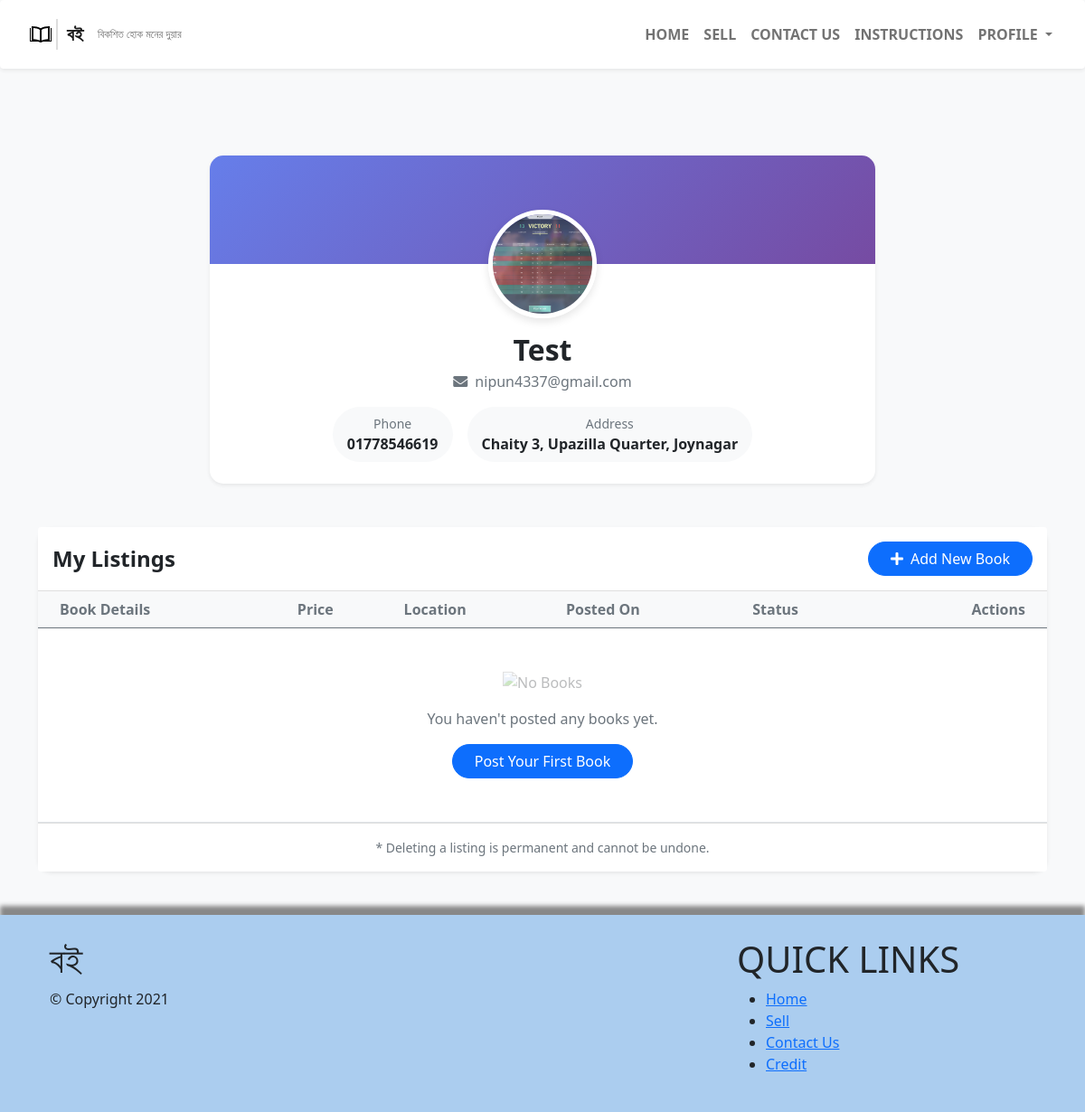
Screenshot of /profile (signed in) with the database file from the repository.
### tables this page shows
CREATE TABLE `user` (
  `user_id` int(255) NOT NULL,
  `name` text NOT NULL,
  `email` text NOT NULL,
  `phone` text NOT NULL,
  `address` text NOT NULL,
  `password` text NOT NULL,
  `hash` varchar(100) NOT NULL,
  `image` text NOT NULL,
  `status` int(11) NOT NULL,
  `created_date` datetime NOT NULL,
  `updated_date` datetime NOT NULL,
  `active_status` varchar(255) DEFAULT NULL,
  `active_status_date` timestamp NULL DEFAULT current_timestamp() ON UPDATE current_timestamp()
);

### profile.php (the view, shortened to what this page needs)
<?php
include "includes/config/dbconfig.php";
$email = $_SESSION["username"];
$user_id = $_SESSION["user_id"];
$stmt_user = mysqli_prepare($link, "SELECT * FROM user WHERE email=? AND status=1");
mysqli_stmt_bind_param($stmt_user, "s", $email);
mysqli_stmt_execute($stmt_user);
$result_user = mysqli_stmt_get_result($stmt_user);
$user_data = mysqli_fetch_assoc($result_user);
$stmt_books = mysqli_prepare($connection, "SELECT * FROM books WHERE owner_id=? ORDER BY created_date DESC");
mysqli_stmt_bind_param($stmt_books, "i", $user_id);
mysqli_stmt_execute($stmt_books);
$query_run1 = mysqli_stmt_get_result($stmt_books);
?>
<!DOCTYPE html>
<html lang="en">
<head>
    <link href="https://cdn.jsdelivr.net/npm/bootstrap@5.0.0-beta2/dist/css/bootstrap.min.css" rel="stylesheet">
    <link rel="stylesheet" href="assets/css/style.css">
    <link rel="stylesheet" href="https://cdnjs.cloudflare.com/ajax/libs/font-awesome/5.15.3/css/all.min.css">
</head>
<body>
    <?php include "includes/components/nav.php"; ?>
    <div class="container py-5">
        <div class="row justify-content-center mb-5">
            <div class="col-lg-8">
                <div class="card profile-card shadow-sm">
                    <div class="card-body p-4 pt-0">
                        <div class="profile-img-container mb-3">
                            <img src="<?php echo htmlspecialchars($user_data["image"] ?: 'assets/images/default-user.png'); ?>" class="profile-img" alt="Profile Image">
                        </div>
                        <div class="text-center">
                            <h2 class="fw-bold mb-1"><?php echo htmlspecialchars($user_data["name"]); ?></h2>
                            <p class="text-muted mb-3"><i class="fas fa-envelope me-2"></i><?php echo htmlspecialchars($user_data["email"]); ?></p>
                            <div class="row g-3 justify-content-center">
                                <div class="col-auto">
                                    <div class="bg-light p-2 px-3 rounded-pill">
                                        <small class="text-muted d-block">Phone</small>
                                        <span class="fw-bold"><?php echo htmlspecialchars($user_data["phone"] ?: 'Not Set'); ?></span>
                                    </div>
                                </div>
                                <div class="col-auto">
                                    <div class="bg-light p-2 px-3 rounded-pill">
                                        <small class="text-muted d-block">Address</small>
                                        <span class="fw-bold"><?php echo htmlspecialchars($user_data["address"] ?: 'Not Set'); ?></span>
                                    </div>
                                </div>
                            </div>
                        </div>
                    </div>
                </div>
            </div>
        </div>
        <div class="row">
            <div class="col-12">
                <div class="card table-card">
                    <div class="card-header bg-white py-3 d-flex justify-content-between align-items-center">
                        <h4 class="mb-0 fw-bold text-dark">My Listings</h4>
                        <a href="sell" class="btn btn-primary rounded-pill px-4">
                            <i class="fas fa-plus me-2"></i>Add New Book
                        </a>
                    </div>
                    <div class="card-body p-0">
                        <div class="table-responsive">
                            <table class="table table-hover align-middle mb-0">
                                <thead class="bg-light text-muted">
                                    <tr>
                                        <th class="ps-4">Book Details</th>
                                        <th>Price</th>
                                        <th>Location</th>
                                        <th>Posted On</th>
                                        <th>Status</th>
                                        <th class="text-end pe-4">Actions</th>
                                    </tr>
                                </thead>
                                <tbody>
                                    <?php if (mysqli_num_rows($query_run1) > 0): ?>
                                        <?php while ($row = mysqli_fetch_assoc($query_run1)): ?>
                                            <tr>
                                                <td class="ps-4">
                                                    <div class="d-flex align-items-center">
                                                        <div class="ms-0">
                                                            <div class="fw-bold text-dark">
                                                                <a href="book?book=<?php echo urlencode($row["book_id"]); ?>" class="text-decoration-none text-dark">
                                                                    <?php echo htmlspecialchars($row["name"]); ?>
                                                                </a>
                                                            </div>
                                                            <div class="small text-muted"><?php echo htmlspecialchars($row["author"]); ?></div>
                                                        </div>
                                                    </div>
                                                </td>
                                                <td><span class="fw-bold text-success">TK. <?php echo htmlspecialchars($row["price"]); ?></span></td>
                                                <td><?php echo htmlspecialchars($row["location"]); ?></td>
                                                <td><small class="text-muted"><?php echo date("M j, Y", strtotime($row["created_date"])); ?></small></td>
                                                <td>
                                                    <?php if($row['status'] == 1): ?>
                                                        <span class="badge bg-success-soft text-success px-3 rounded-pill">Active</span>
                                                    <?php else: ?>
                                                        <span class="badge bg-warning-soft text-warning px-3 rounded-pill">Pending</span>
                                                    <?php endif; ?>
                                                </td>
                                                <td class="text-end pe-4">
                                                    <div class="d-flex justify-content-end gap-2">
                                                        <form action="book_edit" method="post" class="d-inline">
                                                            <input type="hidden" name="edit_id_book" value="<?php echo $row["book_id"]; ?>">
                                                            <button type="submit" name="edit_btn_book" class="btn btn-outline-success btn-action" title="Edit">
                                                                <i class="fas fa-edit"></i>
                                                            </button>
                                                        </form>
                                                        <form action="actions/books/process_book.php" method="post" class="d-inline" onsubmit="return confirm('Are you sure you want to delete this listing?');">
                                                            <input type="hidden" name="delete_book" value="<?php echo $row["book_id"]; ?>">
                                                            <button type="submit" name="delete_btn" class="btn btn-outline-danger btn-action" title="Delete">
                                                                <i class="fas fa-trash"></i>
                                                            </button>
                                                        </form>
                                                    </div>
                                                </td>
                                            </tr>
                                        <?php endwhile; ?>
                                    <?php else: ?>
                                        <tr>
                                            <td colspan="6" class="text-center py-5">
                                                <img src="assets/icons/empty-books.svg" alt="No Books" style="width: 100px; opacity: 0.3" class="mb-3">
                                                <p class="text-muted px-4">You haven't posted any books yet.</p>
                                                <a href="sell" class="btn btn-primary px-4 rounded-pill">Post Your First Book</a>
                                            </td>
                                        </tr>
                                    <?php endif; ?>
                                </tbody>
                            </table>
                        </div>
                    </div>
                    <div class="card-footer bg-white py-3 text-center text-muted small">
                        * Deleting a listing is permanent and cannot be undone.
                    </div>
                </div>
            </div>
        </div>
    </div>
    <?php include "includes/components/footer.php"; ?>
</body>
</html>

### profile.php (style rules this page uses)
:root { --primary-color: #0d6efd; --secondary-color: #6c757d; }
body { background-color: #f8f9fa; }
.profile-card { border: none; border-radius: 15px; overflow: hidden; transition: transform 0.3s; }
.profile-img-container { margin-top: -60px; text-align: center; }
.profile-img { width: 120px; height: 120px; object-fit: cover; border: 5px solid #fff; border-radius: 50%; box-shadow: 0 4px 10px rgba(0,0,0,0.1); }
.table-card { border-radius: 15px; border: none; box-shadow: 0 0.125rem 0.25rem rgba(0, 0, 0, 0.075); }

### rows the page displays
user: image (picture), name "Test", email "nipun4337@gmail.com", phone "01778546619", address "Chaity 3, Upazilla Quarter, Joynagar"
